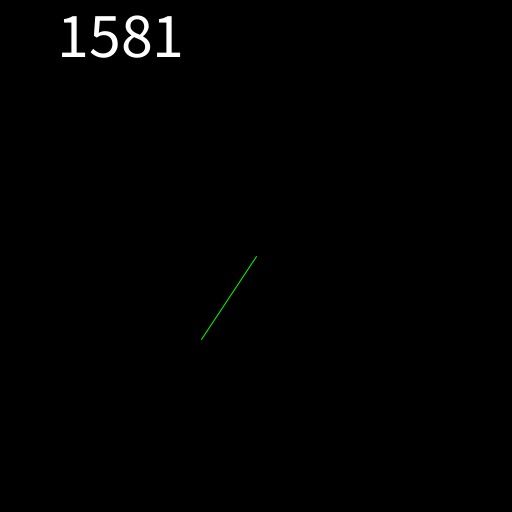
Frame 1 (no input)
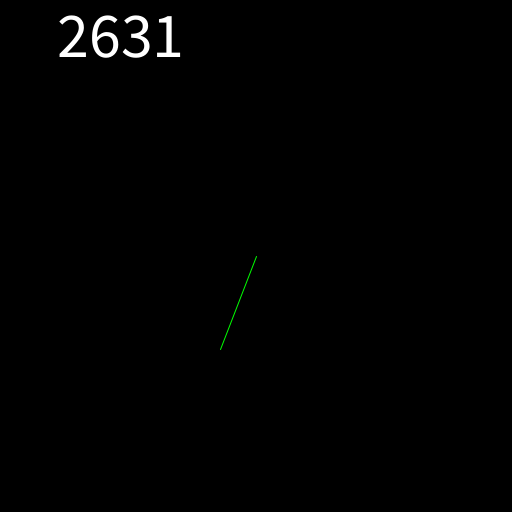
Frame 60 (the mouse pressed at the canvas centre just before this capture)
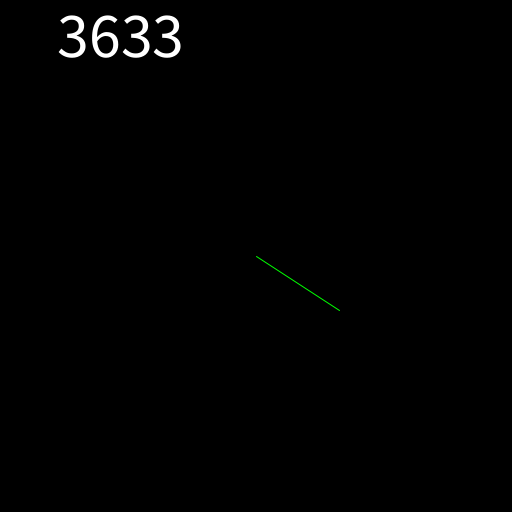
Frame 120 (the mouse held since frame 60 and released just before this capture)

The Processing sketch that drew these frames (run headless with seeded random() and noise(); from frame 60 on, the mouse is pressed at the canvas centre):

// Processing sketch: sketch_03_vectores_angulos
// ── sketch_03_vectores_angulos.pde
PVector a;
void setup () {
  size(512, 512);
}

void draw() {
  translate(256, 256);
  background(0);
  a = PVector.fromAngle(radians(millis()));
  a.mult(100);
  dibujarVector(a, 0, 255, 0);
  textSize(64);
  text(str(millis()), -200, -200); 
}

void dibujarVector(PVector v, int r, int g, int b) {
  stroke(r,g,b);
  line(0, 0, v.x, v.y);
}
